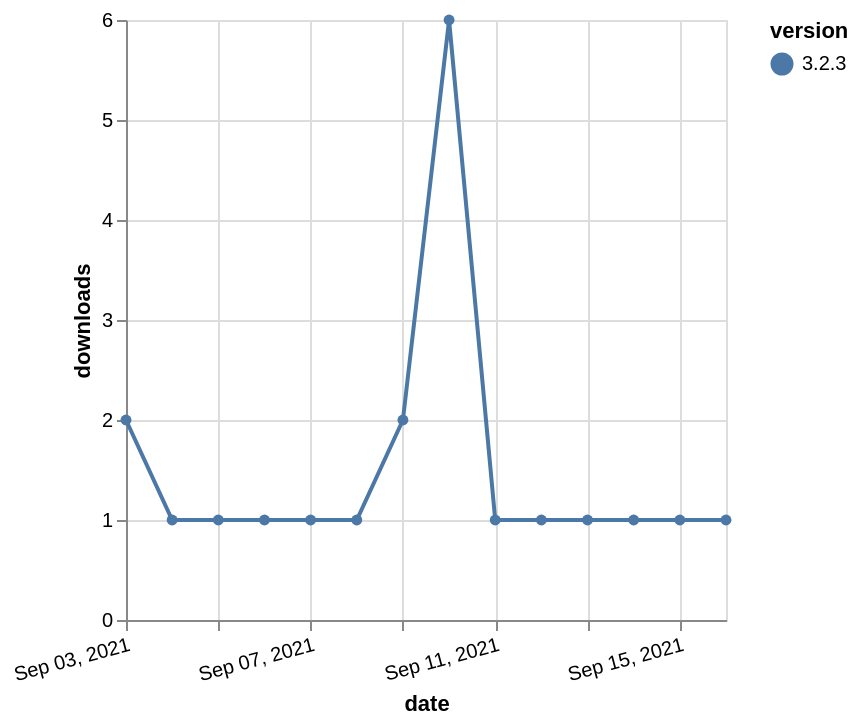

Describe this chart as a Vega-Lite specification.
### Vega-Lite specification from a JSON file in a GitHub repository (floating-point values rounded to 4 significant figures)
{"$schema": "https://vega.github.io/schema/vega-lite/v5.json", "description": "A simple bar chart with embedded data.", "data": {"values": [{"date": "2021-09-03", "total": 628, "delta": 2, "version": "3.2.3"}, {"date": "2021-09-04", "total": 629, "delta": 1, "version": "3.2.3"}, {"date": "2021-09-05", "total": 630, "delta": 1, "version": "3.2.3"}, {"date": "2021-09-06", "total": 631, "delta": 1, "version": "3.2.3"}, {"date": "2021-09-07", "total": 632, "delta": 1, "version": "3.2.3"}, {"date": "2021-09-08", "total": 633, "delta": 1, "version": "3.2.3"}, {"date": "2021-09-09", "total": 635, "delta": 2, "version": "3.2.3"}, {"date": "2021-09-10", "total": 641, "delta": 6, "version": "3.2.3"}, {"date": "2021-09-11", "total": 642, "delta": 1, "version": "3.2.3"}, {"date": "2021-09-12", "total": 643, "delta": 1, "version": "3.2.3"}, {"date": "2021-09-13", "total": 644, "delta": 1, "version": "3.2.3"}, {"date": "2021-09-14", "total": 645, "delta": 1, "version": "3.2.3"}, {"date": "2021-09-15", "total": 646, "delta": 1, "version": "3.2.3"}, {"date": "2021-09-16", "total": 647, "delta": 1, "version": "3.2.3"}]}, "width": "container", "mark": {"type": "line", "point": {"filled": true}}, "encoding": {"x": {"field": "date", "type": "temporal", "timeUnit": "yearmonthdate", "title": "date", "axis": {"labelAngle": -15}}, "y": {"field": "delta", "type": "quantitative", "title": "downloads"}, "color": {"field": "version", "type": "nominal"}, "tooltip": {"field": "delta"}}}
